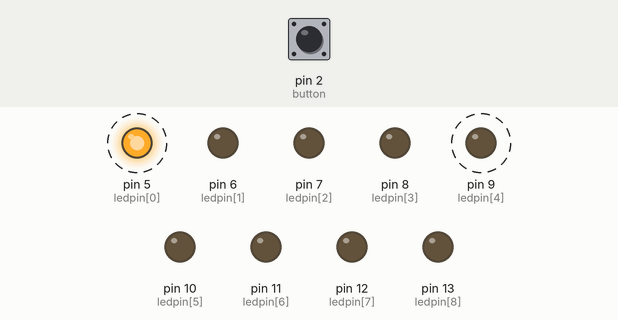
This sketch was run on a simulated Arduino Uno, built with avr-gcc and run on an emulated ATmega328P. Parts: output pins drawn as LEDs (lit = HIGH). Dashed ring = blinking. Inputs (shaded band) come from the test bench; at power-on: pin 2 (button) LOW.

Above: at 0.9 s.
1.3 s: pin 2 (button) pulled HIGH for 3.2 s
At 1.3 s:
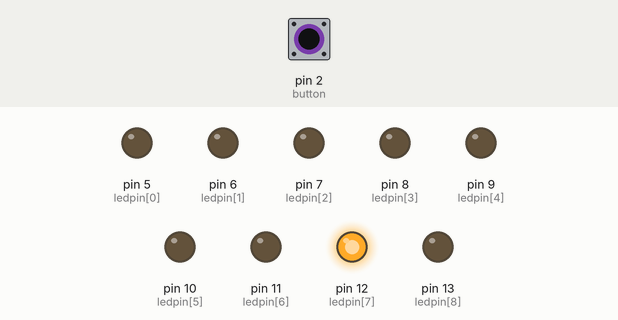
6.9 s: pin 2 (button) pulled HIGH for 0.15 s
At 6.9 s:
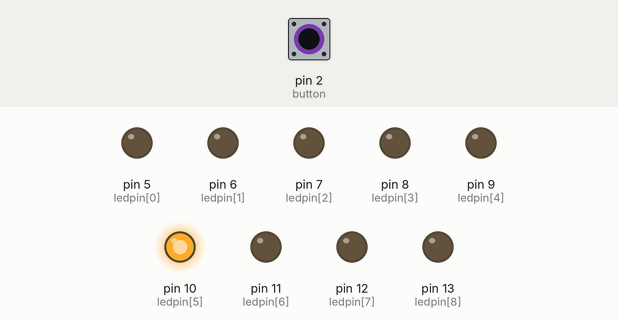
10.0 s: pin 2 (button) pulled HIGH for 1 s
At 10.0 s:
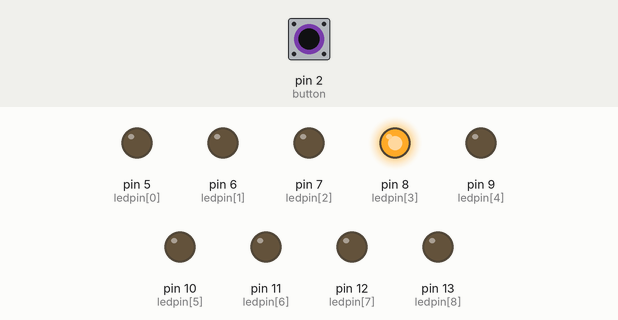
13.7 s: pin 2 (button) pulled HIGH for 0.15 s
At 13.7 s:
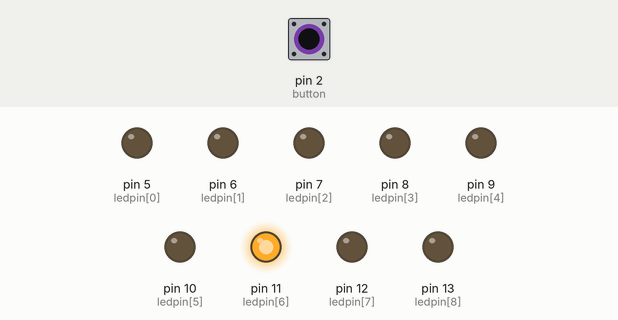
16.8 s: pin 2 (button) pulled HIGH for 3.2 s
22.5 s: pin 2 (button) pulled HIGH for 0.15 s
Timing chart, 0 to 26.6 s (numbered marks = the images above; inputs shaded):
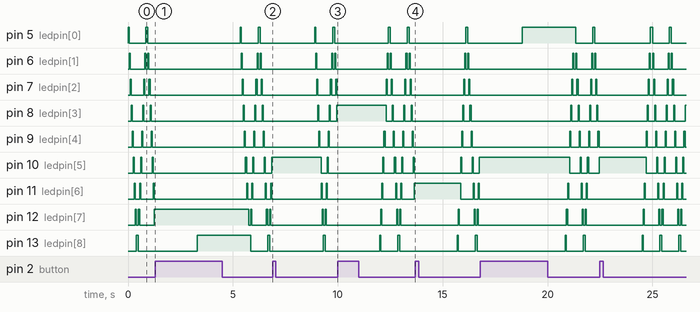

The sketch:

knight_rider_button_2.ino
```cpp
int ledpin[] = {5,6,7,8,9,10,11,12,13};
int button = 2;
int switchState = 0;
int readoutput = 0;
int count = 0;
int timer = 50;

void setup() {
  // put your setup code here, to run once:
  pinMode(ledpin[0], OUTPUT);
  pinMode(ledpin[1], OUTPUT);
  pinMode(ledpin[2], OUTPUT);
  pinMode(ledpin[3], OUTPUT);
  pinMode(ledpin[4], OUTPUT);
  pinMode(ledpin[5], OUTPUT);
  pinMode(ledpin[6], OUTPUT);
  pinMode(ledpin[7], OUTPUT);
  pinMode(ledpin[8], OUTPUT);
  pinMode(button, INPUT);
  digitalWrite(ledpin[0], LOW);
  digitalWrite(ledpin[1], LOW);
  digitalWrite(ledpin[2], LOW);
  digitalWrite(ledpin[3], LOW);
  digitalWrite(ledpin[4], LOW);
  digitalWrite(ledpin[5], LOW);
  digitalWrite(ledpin[6], LOW);
  digitalWrite(ledpin[7], LOW);
  digitalWrite(ledpin[8], LOW);
  Serial.begin(9600);

}

void loop() {
  // put your main code here, to run repeatedly:


  for (count = 0; count < 9; count++){
    digitalWrite(ledpin[count], HIGH);
    delay(timer);
    digitalWrite(ledpin[count], LOW);

    switchState = digitalRead(button);
    if (switchState == HIGH){
        digitalWrite(ledpin[count], HIGH);
        delay(2000);


        readoutput = digitalRead(ledpin[4]);

        if (readoutput == HIGH){
          delay(500);
          for(int j=1; j<=25;j++){
            digitalWrite(ledpin[count], LOW);
            delay(50);
            digitalWrite(ledpin[count], HIGH);
            delay(50);
            }
        }
         //delay(2000);
         break;
    }
  }


  for (count = 8; count>=0; count--){
    digitalWrite(ledpin[count], HIGH);
    delay(timer);
    digitalWrite(ledpin[count], LOW);

    switchState = digitalRead(button);
    if (switchState == HIGH){
        digitalWrite(ledpin[count], HIGH);
        delay(2000);
        readoutput = digitalRead(ledpin[4]);

        if (readoutput == HIGH){
          delay(500);
          for(int j=1; j<=25;j++){
            digitalWrite(ledpin[count], LOW);
            delay(50);
            digitalWrite(ledpin[count], HIGH);
            delay(50);
            }


         }
  //delay(2000);
  break;
  }
  }

}
```
